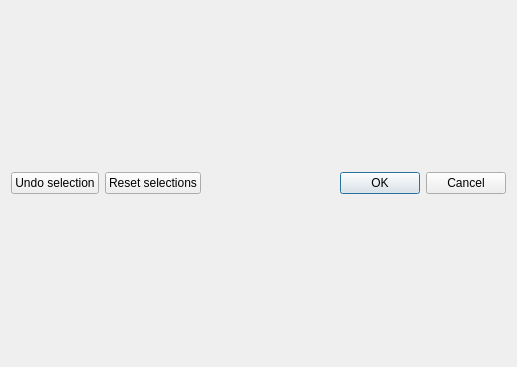
<?xml version="1.0" encoding="UTF-8"?>
<ui version="4.0">
 <class>Dialog</class>
 <widget class="QDialog" name="Dialog">
  <property name="geometry">
   <rect>
    <x>0</x>
    <y>0</y>
    <width>517</width>
    <height>367</height>
   </rect>
  </property>
  <property name="windowTitle">
   <string>Dialog</string>
  </property>
  <layout class="QGridLayout" name="gridLayout">
   <item row="2" column="0">
    <widget class="QPushButton" name="pushButtonUndo">
     <property name="text">
      <string>Undo selection</string>
     </property>
    </widget>
   </item>
   <item row="1" column="0" colspan="3">
    <layout class="QVBoxLayout" name="widgetScatter"/>
   </item>
   <item row="2" column="2">
    <widget class="QDialogButtonBox" name="buttonBox">
     <property name="orientation">
      <enum>Qt::Horizontal</enum>
     </property>
     <property name="standardButtons">
      <set>QDialogButtonBox::Cancel|QDialogButtonBox::Ok</set>
     </property>
    </widget>
   </item>
   <item row="2" column="1">
    <widget class="QPushButton" name="pushButtonReset">
     <property name="text">
      <string>Reset selections</string>
     </property>
    </widget>
   </item>
   <item row="0" column="0" colspan="3">
    <layout class="QVBoxLayout" name="widgetToolBar"/>
   </item>
  </layout>
 </widget>
 <resources/>
 <connections>
  <connection>
   <sender>buttonBox</sender>
   <signal>accepted()</signal>
   <receiver>Dialog</receiver>
   <slot>accept()</slot>
   <hints>
    <hint type="sourcelabel">
     <x>248</x>
     <y>254</y>
    </hint>
    <hint type="destinationlabel">
     <x>157</x>
     <y>274</y>
    </hint>
   </hints>
  </connection>
  <connection>
   <sender>buttonBox</sender>
   <signal>rejected()</signal>
   <receiver>Dialog</receiver>
   <slot>reject()</slot>
   <hints>
    <hint type="sourcelabel">
     <x>316</x>
     <y>260</y>
    </hint>
    <hint type="destinationlabel">
     <x>286</x>
     <y>274</y>
    </hint>
   </hints>
  </connection>
 </connections>
</ui>
